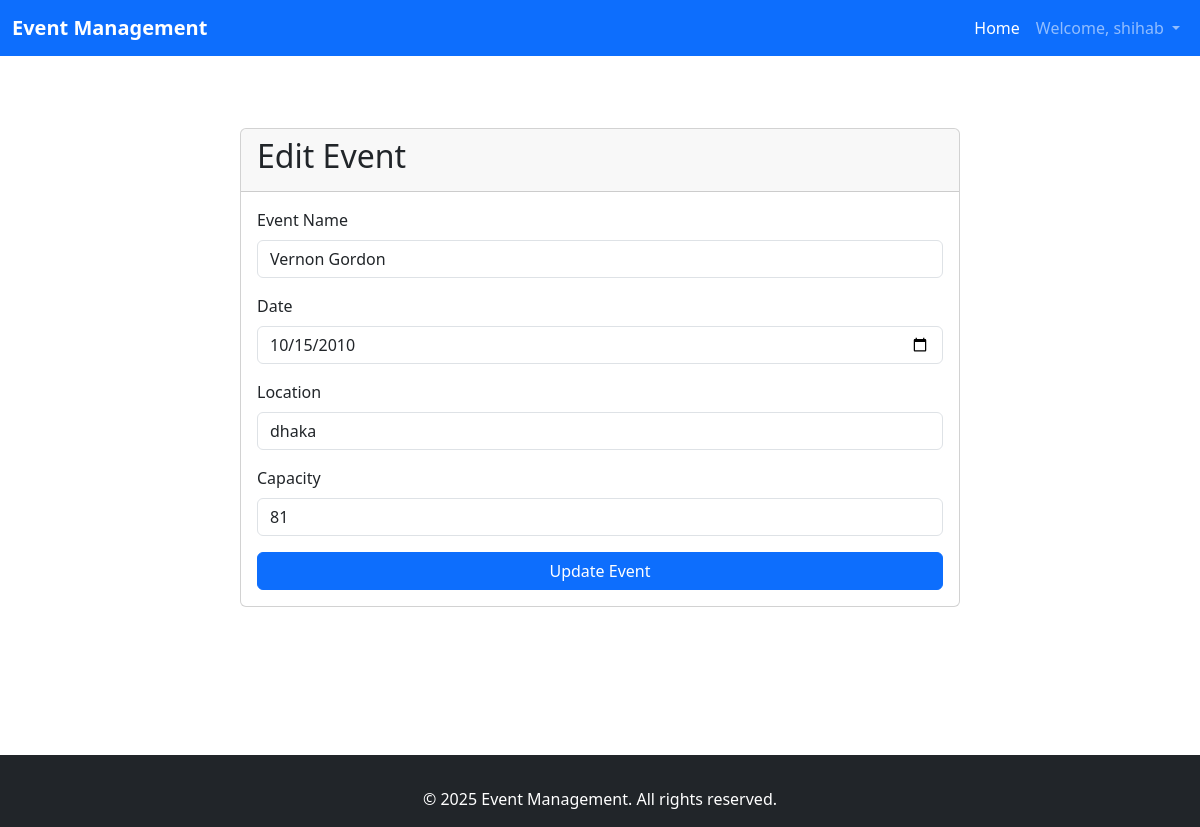
The page /edit_event.php?id=7 (signed in) on the database its author committed.
### tables this page shows
CREATE TABLE `events` (
  `id` int(11) NOT NULL,
  `name` varchar(255) NOT NULL,
  `description` text DEFAULT NULL,
  `date` date NOT NULL,
  `capacity` int(11) NOT NULL,
  `created_by` int(11) NOT NULL,
  `location` varchar(255) NOT NULL,
  `created_at` timestamp NOT NULL DEFAULT current_timestamp()
);

### edit_event.php (the view, shortened to what this page needs)
<?php
include 'includes/db.php';
$eventId = $_GET['id'];
$stmt = $pdo->prepare("SELECT * FROM events WHERE id = ?");
$stmt->execute([$eventId]);
$event = $stmt->fetch();
?>
<?php include 'includes/header.php'; ?>
<div class="container mt-5">
    <div class="row justify-content-center">
        <div class="col-md-8">
            <div class="card">
                <div class="card-header">
                    <h2>Edit Event</h2>
                </div>
                <div class="card-body">
                    <form id="edit-event-form" method="POST">
                        <div class="mb-3">
                            <label for="name" class="form-label">Event Name</label>
                            <input type="text" class="form-control" id="name" name="name" value="<?= htmlspecialchars($event['name']) ?>" required>
                        </div>
                        <div class="mb-3">
                            <label for="date" class="form-label">Date</label>
                            <input type="date" class="form-control" id="date" name="date" value="<?= htmlspecialchars($event['date']) ?>" required>
                        </div>
                        <div class="mb-3">
                            <label for="location" class="form-label">Location</label>
                            <input type="text" class="form-control" id="location" name="location" value="<?= htmlspecialchars($event['location']) ?>" required>
                        </div>
                        <div class="mb-3">
                            <label for="capacity" class="form-label">Capacity</label>
                            <input type="number" class="form-control" id="capacity" name="capacity" value="<?= htmlspecialchars($event['capacity']) ?>" placeholder="Max attendees" required>
                        </div>
                        <button type="submit" class="btn btn-primary w-100">Update Event</button>
                    </form>
                </div>
            </div>
        </div>
    </div>
</div>
<?php include 'includes/footer.php'; ?>

### rows shown on the page
events: name "Vernon Gordon", date "10/15/2010", location "dhaka", capacity "81"

### other values the page prints
$_SESSION['username'] "shihab"
